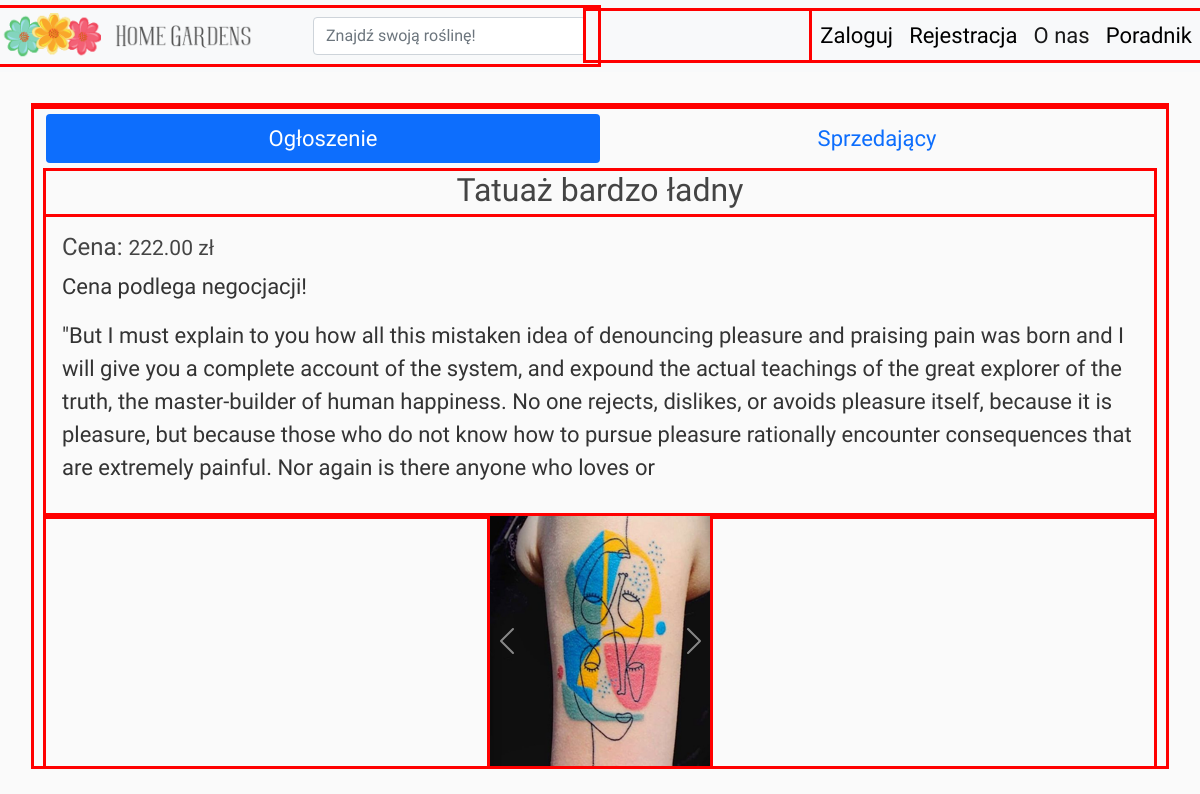
The app's page /offer/4/ with its own data.
### home/models.py (models this page shows, shortened)
class Offer(models.Model):
    title = models.CharField(
        max_length=100, verbose_name="Nazwa przedmiotu:", null=True, blank=True)
    description = models.TextField(
        max_length=500, verbose_name="Opis:", null=True, blank=True)
    price = models.FloatField(verbose_name="Cena:", null=True, blank=True)
    seller = models.ForeignKey(User, on_delete=models.CASCADE, null=True, blank=True, verbose_name='Sprzedawca: ')
    date_posted = models.DateTimeField(default=timezone.now)
    negotiable = models.BooleanField(verbose_name='Do negocjacji', default=True)
    category = models.ForeignKey(Category, on_delete=models.DO_NOTHING, default=None, verbose_name='Kategoria', null=True, blank=True)

class OfferImage(models.Model):
    image = models.ImageField(verbose_name="  ",
        null=True, blank=True,
        upload_to='products_pics/', default='products_pics/default.png')
    offer = models.ForeignKey(
        Offer, on_delete=models.CASCADE, blank=True, null=True)

### home/views.py (the view)
# urls.py: path('offer/<int:pk>/', offer_detail_view, name='offerdetail'),
def offer_detail_view(request, pk, *args, **kwargs):
    if request.method == 'GET':
        template = 'home/offer_detail_view.html'
        context = {}
        context['object'] = Offer.objects.get(id=pk)
        return render(request, template, context)

### home/templates/home/offer_detail_view.html (shortened to what this page needs)
{% extends "home/base.html" %}
{% load static %}
{% block content %}
<div class="row">
    <div class="col-12 mx-auto">
        <ul class="nav nav-pills nav-justified mt-2" id="myTab" role="tablist">
            <li class="nav-item" role="presentation">
                <button class="nav-link active" id="offer-tab" data-bs-toggle="tab" data-bs-target="#offer"
                    type="button" role="tab" aria-controls="offer" aria-selected="true">
                    Ogłoszenie
                </button>
            </li>
            <li class="nav-item" role="presentation">
                <button class="nav-link" id="seller-tab" data-bs-toggle="tab" data-bs-target="#seller" type="button"
                    role="tab" aria-controls="seller" aria-selected="false">
                    Sprzedający
                </button>
            </li>
        </ul>
        <div class="tab-content" id="myTabContent">
            <div class="tab-pane fade show active" id="offer" role="tabpanel" aria-labelledby="offer-tab">
                <h2 class="card-title text-center mt-2 border-1"> {{object.title}} </h2>
                <div class="card-body">
                    <h4>Cena: <small> {{ object.price|stringformat:".2f" }} zł</small></h4>
                    {% if object.negotiable %}
                    <p class='italic'>Cena podlega negocjacji!</p>
                    {% endif %}
                    <p class='text-break' >{{ object.description }} </p>
                </div>
                <div class="d-flex justify-content-center >">
                    <div id="carouselExampleInterval" class="carousel slide" data-bs-ride="carousel">
                        <div class="carousel-inner"  style="max-width:900px; max-height:600px !important;">
                            {% for offer_img in object.offerimage_set.all %}
                                {% if forloop.first %}
                            <div class="carousel-item active" data-bs-interval="10000">
                                <a href='{{ offer_img.image.url }}'><img src="{{ offer_img.image.url }}" class="d-block" alt="..."></a>
                            </div>
                                {% else %}
                            <div class="carousel-item" data-bs-interval="10000">
                                <a href='{{ offer_img.image.url }}'> <img src='{{ offer_img.image.url }}' class="d-block" alt="..."> </a>
                            </div>
                                {% endif %}
                            {% endfor %}
                        </div>
                        <button class="carousel-control-prev" type="button" data-bs-target="#carouselExampleInterval"
                            data-bs-slide="prev">
                            <span class="carousel-control-prev-icon" aria-hidden="true"></span>
                        </button>
                        <button class="carousel-control-next" type="button" data-bs-target="#carouselExampleInterval"
                            data-bs-slide="next">
                            <span class="carousel-control-next-icon" aria-hidden="true"></span>
                        </button>
                    </div>
                </div>
            </div>
        </div>
    </div>
</div>
{% endblock content %}

### home/static/home/main1.css (style rules this page uses)
body { background: #fafafa; color: #333333; margin-top: 5rem; padding: 10px; font-family: 'Aleo'; font-size: 22px; }
h1, h2, h3, h4, h5, h6 { color: #444444; }
ul { margin: 0; }
.carousel { width: 100; }
div { outline: 3px solid red; }

### records on screen
Offer: title "Tatuaż bardzo ładny", price "222.00", description "\"But I must explain to you how all this mistaken idea of denouncing pleasure and praising pain was born and I will give you a complete account of the system, and expound the actual teachings of the great explorer of the truth, the master-builder of human happiness. No one rejects, dislikes, or avoids pleasure itself, because it is pleasure, but because those who do not know how to pursue pleasure rationally encounter consequences that are extremely painful. Nor again is there anyone who loves or"
OfferImage: image (picture)
